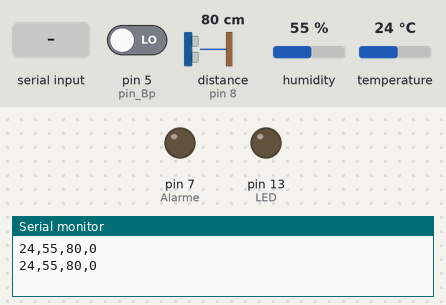
The sketch below on a simulated Arduino Uno, built with avr-gcc and run on an emulated ATmega328P. Parts: output pins drawn as LEDs (lit = HIGH), the last lines printed to the serial monitor. The inputs (shaded band) are chosen by the test bench; at power-on: pin 5 (pin_Bp) LOW, distance to the obstacle (sensor on pin 8) 80 cm, humidity 55 %, temperature 24 °C. The echo pulse lasts 58.3 µs per cm.

Above: at 1.2 s.
1.3 s: "11\n" received over Serial
At 3.7 s:
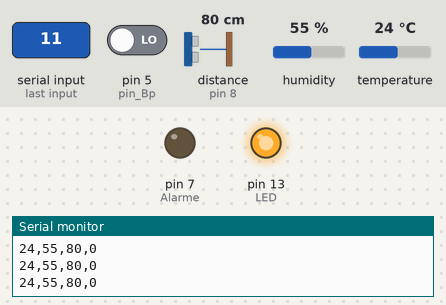
4.5 s: "21\n" received over Serial
At 7.2 s:
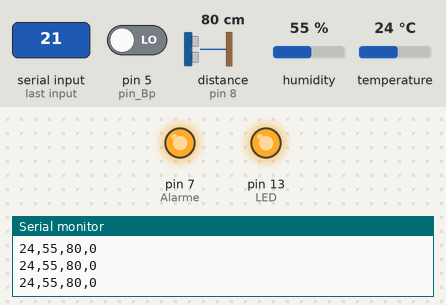
7.5 s: "10\n" received over Serial
At 9.6 s:
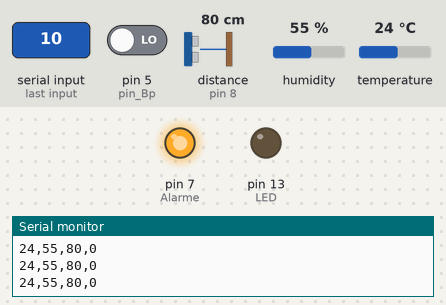
10.6 s: "20\n" received over Serial
At 13.2 s:
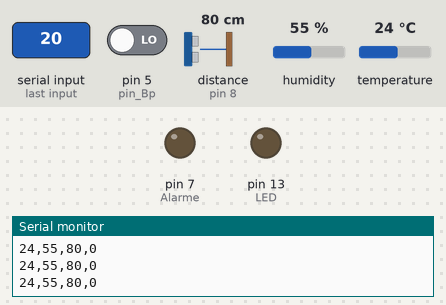
Timing chart, 0 to 14.6 s (numbered marks = the images above; inputs shaded):
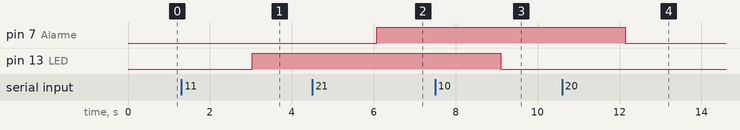

Measured:
- after the input at 1.3 s, pin 13 (LED): LOW → HIGH after 1.7 s
- after the input at 4.5 s, pin 7 (Alarme): LOW → HIGH after 1.6 s
- after the input at 7.5 s, pin 13 (LED): HIGH → LOW after 1.6 s
- after the input at 10.6 s, pin 7 (Alarme): HIGH → LOW after 1.5 s

The sketch:

TP_Arduino_Raspberry_10082022.ino
```cpp
// Ultrason temperature humidite proximité alarme LED
// dmesg | grep tty           pour identification du port USB sur Rasberry pi
#include <HCSR04.h>
#include "DHT.h"
#define DHTPIN 12
#define DHTTYPE DHT11
DHT dht(DHTPIN, DHTTYPE);
HCSR04 hc(2, 8);   //initialisation class HCSR04 (trig pin , echo pin)

int T=28;
int H=65;
int D=15;
int pin_Bp=5;
bool Bp;
String mess="";
String message;

int LED=13;
int Alarme=7;
int recu;

void setup(){
 Serial.begin(9600);
    pinMode(5, INPUT);
    pinMode(7, OUTPUT); //alarme

    pinMode(2, OUTPUT); // Trig
    pinMode(8, INPUT);// Echo

    dht.begin();

    pinMode(13, OUTPUT);
}
void loop(){
if (Serial.available()>0) {
    recu = Serial.readString().toInt();
    if (recu == 11) digitalWrite(LED, 1);
    else if (recu == 10) digitalWrite(LED, 0);
    else if (recu == 20) digitalWrite(Alarme, 0);
    else if (recu == 21) digitalWrite(Alarme, 1);   }

D=hc.dist();
T=dht.readTemperature();
H=dht.readHumidity();
Bp=digitalRead(pin_Bp);

message = mess+T+','+H+','+D+','+Bp;
Serial.println(message);
delay(1000);
}
```
